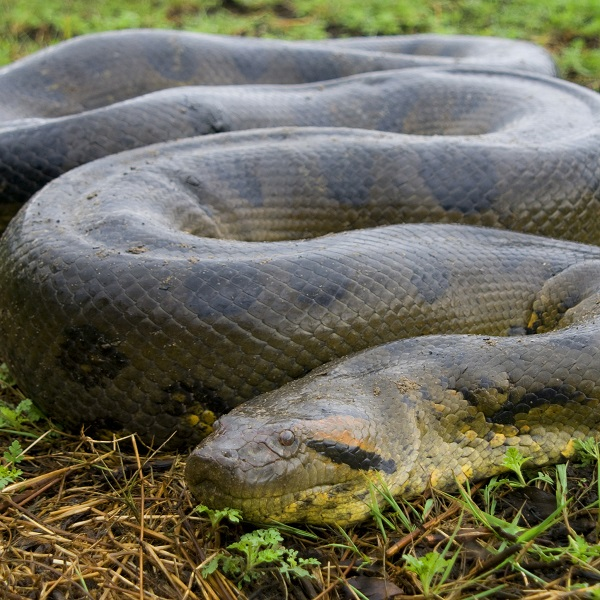
#> input picture Homework/Homework - 6/anaconda.jpg, 600 x 600 px
$ python main.py
#> lines starting #> are read from the running program, lines starting #| are printed output that depends on the picture
# Please hit any key when images pop to close the image dont hit
# the x on window , causes the image to loop forver and never moving to next
# line of code

import cv2
import numpy as np
from mat import Mat
import math

# Task 4.15.1
mat_image = cv2.imread('anaconda.jpg' , cv2.IMREAD_GRAYSCALE)
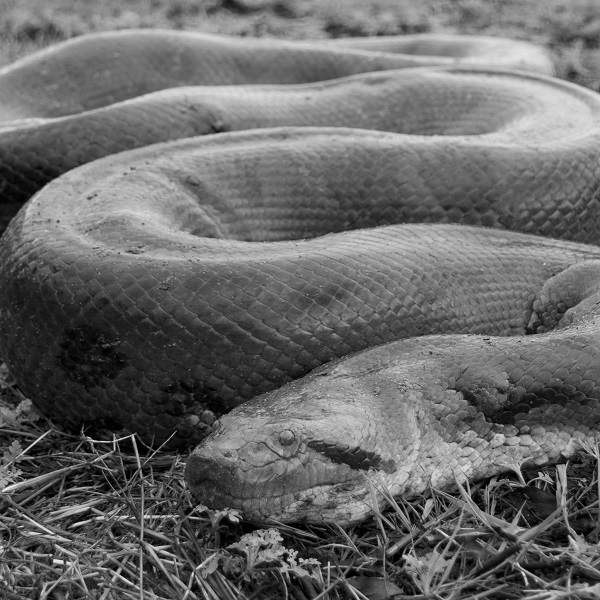
#> mat_image: shape (600, 600); min 0, max 243, mean 104.9
cv2.imshow('Task 4.15.1',mat_image)
cv2.waitKey(0)
cv2.destroyAllWindows()

# Task 4.15.2
mat_A = np.identity(600, dtype=np.uint8) # get 600 x 600 Identity matrix of type uint8(0-254)
mat_B = np.asarray(mat_image)
mat_C = mat_B.dot(mat_A)
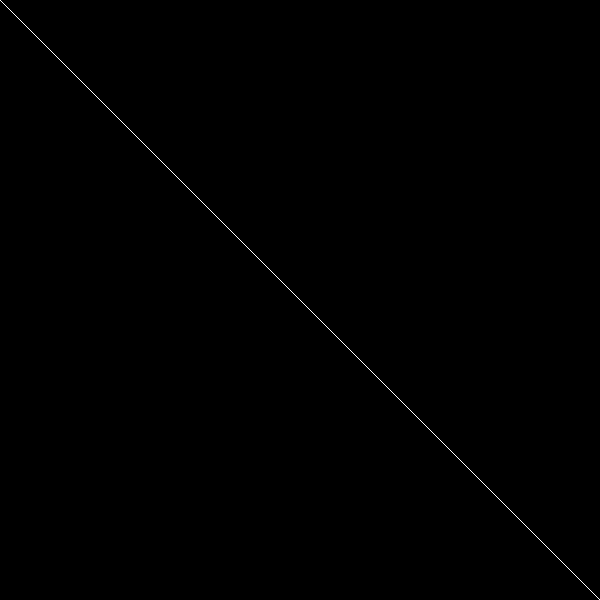
#> mat_A: shape (600, 600); values 0 (black) and 1 (white), 0.17% white in thin lines or dots
cv2.imshow('Task 4.15.2',mat_C)
cv2.waitKey(0)
cv2.destroyAllWindows()

# Task 4.15.3
def identity(labels = {'x','y','u'}):
    d = {}
    for i in labels:
        d[(i,i)] = 1
    return Mat((labels, labels),d)

def translation(x,y):
    d=identity().f
    d[('x','u')]=x
    d[('y','u')]=y
    return Mat((identity().D),d)
print("---Task 4.15.3---" + str(translation(3,3)))
#> (the call stopped at in identity, `return Mat((labels, labels),d)`: mat is not available in this run)

# Task 4.15.4
def scale(a, b):
    return Mat(({'x','y','u'},{'x','y','u'}),{('x','x'):a,('y','y'):b,('u','u'):1})
print("---Task 4.15.4---" + str(scale(3,3)))
#> (the call stopped at in scale, `return Mat(({'x','y','u'},{'x','y','u'}),{('x','x'):a,('y','y'):b,('u'..`: mat is not available in this run)

# Task 4.15.5
def rotation(angle):
    d=identity().f
    d[('x','x')]=math.cos(angle)
    d[('y','x')]=math.sin(angle)
    d[('x','y')]=-math.sin(angle)
    d[('y','y')]=math.cos(angle)
    return Mat((identity().D),d)
print("---Task 4.15.5---" + str(rotation(30)))
#> (the call stopped at in identity, `return Mat((labels, labels),d)`: mat is not available in this run)


# Task 4.15.6
def rotate_about(x,y,angle):
    return translation(x,y) * rotation(angle) * translation(-x,-y)
print("---Task 4.15.6---")
#> (the run stopped early here; a loop or call above may not have finished)
